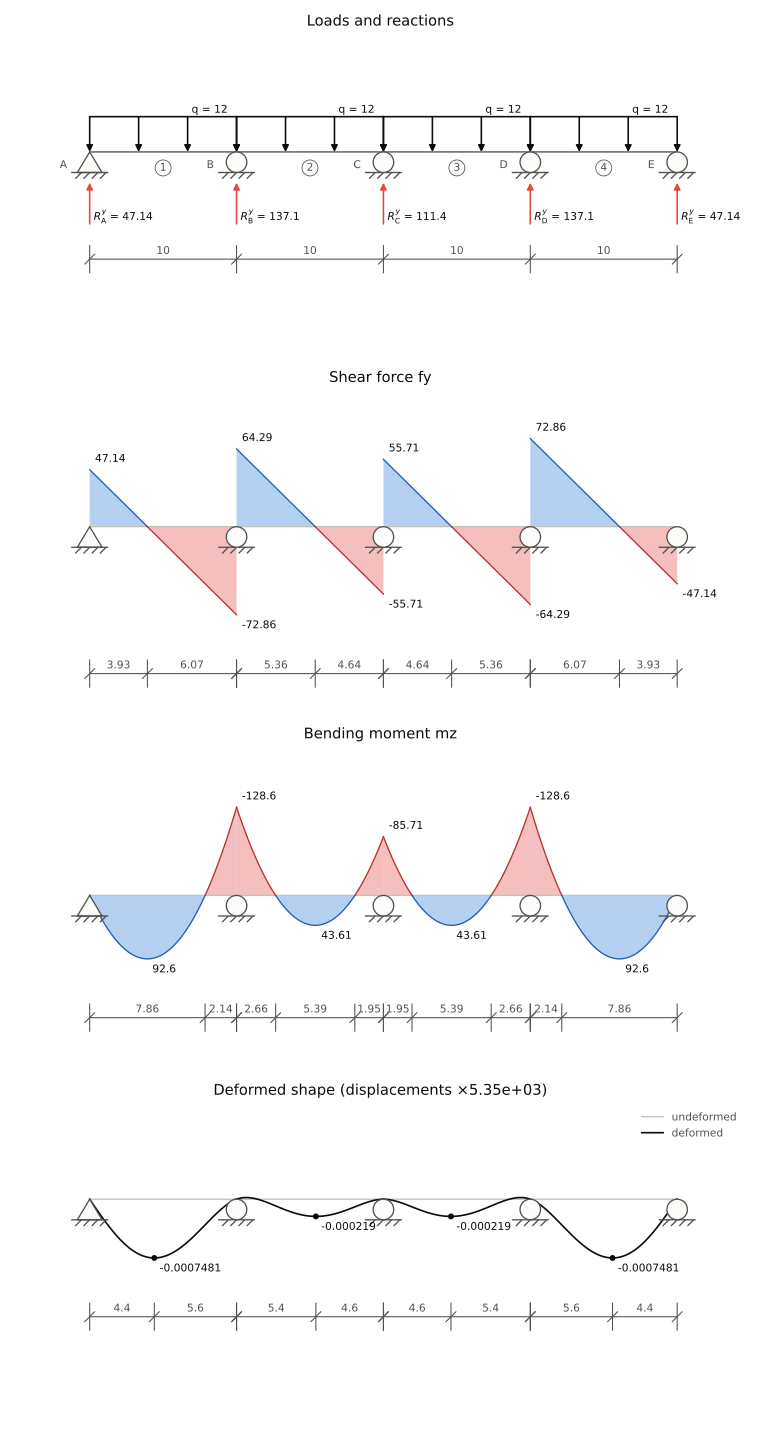

Write Python code to recreate this figure.
import matplotlib.pyplot as plt

from pymas import Structure

# model and analyze a continuous beam of four 10 m spans of 28 MPa concrete
# under its self weight

# create a model to analyze the beam (uy and rz degrees of freedoms activates)
model = Structure(type='beam')

# add a concrete of 28 MPa
model.add_material('concrete 28 MPa', E=4700*28**0.5*1000)  # kN/m2

# add a rectangular section of 0.5x1.0 m
model.add_rectangular_section('0.5x1.0', dy=1.0, dz=0.5)  # m

# add joints
model.add_joint('A', x=0.00)
model.add_joint('B', x=10.0)
model.add_joint('C', x=20.0)
model.add_joint('D', x=30.0)
model.add_joint('E', x=40.0)  # m

# add supports
model.add_support('A', r_ux=True, r_uy=True)
model.add_support('B', r_uy=True)
model.add_support('C', r_uy=True)
model.add_support('D', r_uy=True)
model.add_support('E', r_uy=True)

# add frames: the four spans
for frame, (joint_j, joint_k) in enumerate(('AB', 'BC', 'CD', 'DE'), 1):
    model.add_frame(str(frame), joint_j, joint_k, 'concrete 28 MPa',
                    '0.5x1.0', bending_z=True)

# add self weight
for frame in model.frames:
    model.add_distributed_load(frame, fy=-24 * (0.5 * 1.0))  # kN/m

# analyze the model
model.run_analysis()

# export the model and its results
model.export('continuous_beam.json')

# plot the dimensioned beam with its loads, reactions and support and frame
# names, the shear force and bending moment diagrams, with their zero
# crossings dimensioned, and the deformed shape, with the positions of its
# largest deflections dimensioned, one under the other (sharex lines up the
# beams; the figure is tall enough for the diagrams and their dimensions)
fig, (loads, shear, moment, deformed) = plt.subplots(4, 1, figsize=(8, 15),
                                                     sharex=True)
model.plot_loads(loads, dimensions=True, support_names=True, frame_names=True)
model.plot_diagram('fy', ax=shear, labels=True, dimensions=True)
model.plot_diagram('mz', ax=moment, labels=True, dimensions=True)
model.plot_deformed(ax=deformed, labels=True, dimensions=True)
fig.tight_layout()
fig.savefig('continuous_beam.svg')
